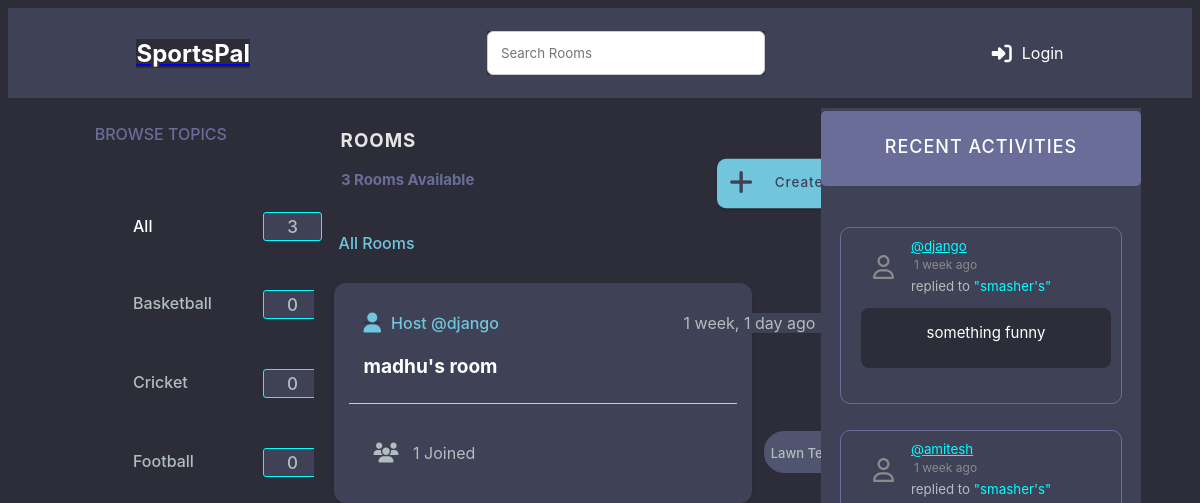
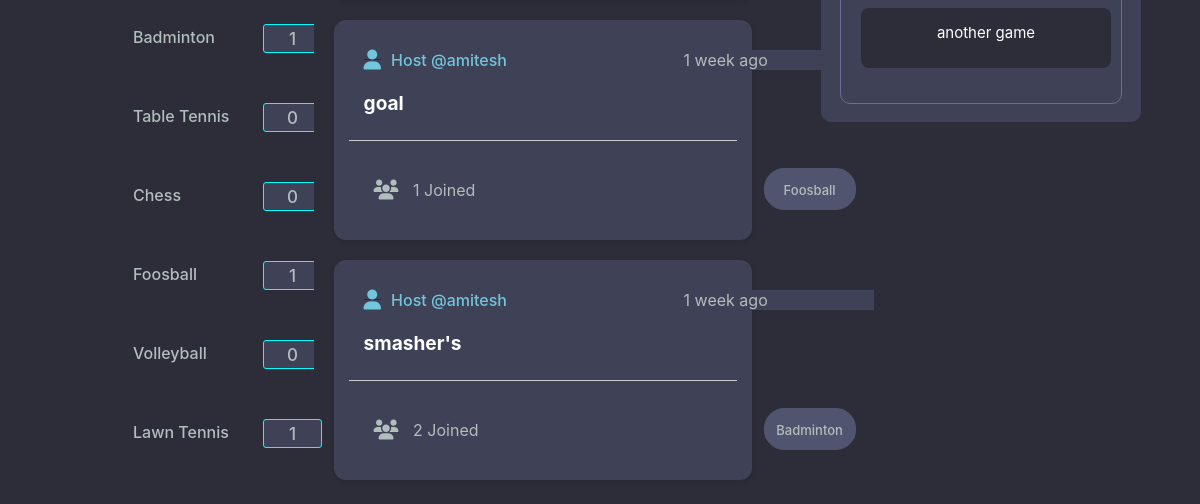
Before: /home/ with the older database file (2 pictures, top to bottom).
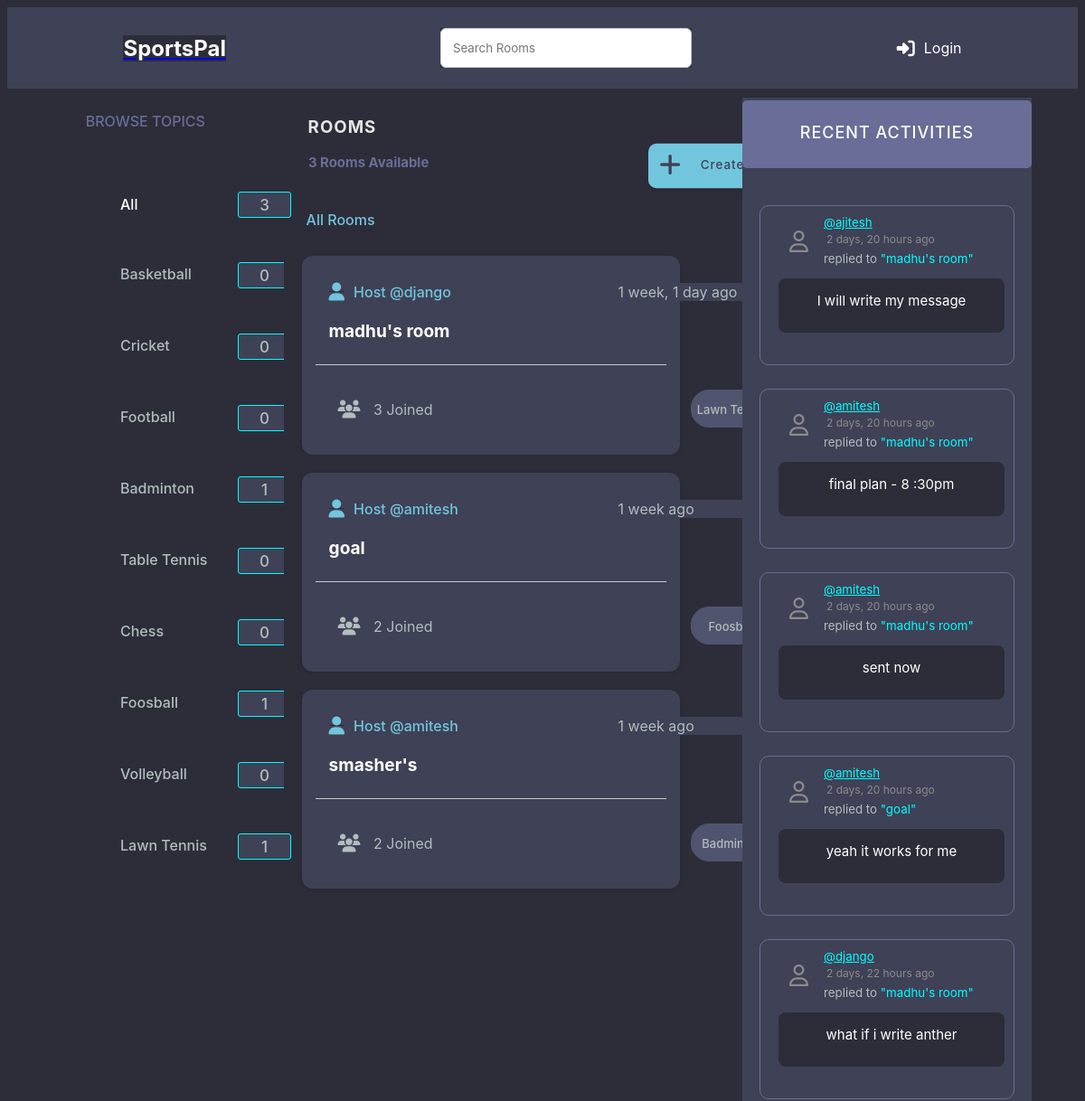
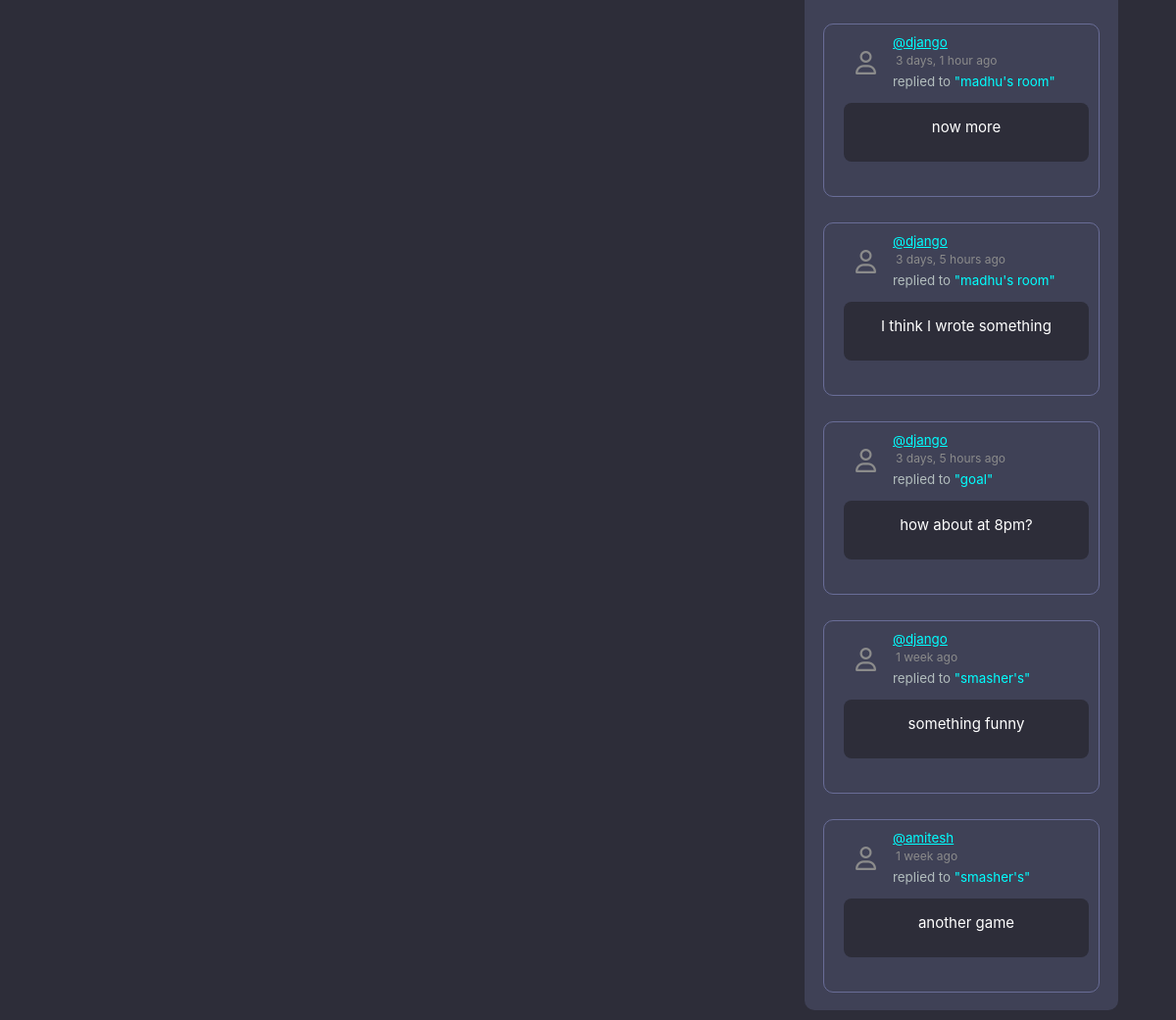
After: the same page with the newer database file (2 pictures, top to bottom).
### base/models.py (models this page shows, shortened)
class Topic(models.Model):
    name = models.CharField(max_length=200)

class Room(models.Model):
    host = models.ForeignKey(User, on_delete=models.SET_NULL, null=True)
    topic = models.ForeignKey(Topic, on_delete=models.SET_NULL, null=True)
    name = models.CharField(max_length=200)
    description = models.TextField(null = True, blank = True)
    participants = models.ManyToManyField(User, related_name='participants', blank=True)
    updated = models.DateTimeField(auto_now=True)
    created = models.DateTimeField(auto_now_add=True)
    class Meta:
        ordering = ('-updated','-created')
    def __str__(self):
        return self.name

class Message(models.Model):
    user = models.ForeignKey(User, on_delete=models.CASCADE)
    room = models.ForeignKey(Room, on_delete=models.CASCADE)
    body = models.TextField()
    updated = models.DateTimeField(auto_now=True)
    created = models.DateTimeField(auto_now_add=True)
    def __str__(self):
        return self.body[0:50]

### base/views.py (the view)
# urls.py: path("home/", views.home, name="home"),
def home(request):
    q = request.GET.get('q') if request.GET.get('q') != None else ''
    rooms = Room.objects.filter(Q(topic__name__icontains = q) | Q(name__icontains = q) | Q(description__icontains = q) | Q(host__username__icontains = q))
    topics = Topic.objects.all()
    room_count = rooms.count()
    room_count_topic = rooms.filter(topic__name__icontains = q).count()
    room_messages = Message.objects.filter(Q(room__topic__name__icontains = q)).order_by('-created')
    context = {'rooms':rooms,'topics':topics,'room_count':room_count,'room_messages':room_messages , "room_count_topic":room_count_topic}
    return render(request,"base/home.html",context)

### base/templates/base/home.html (shortened to what this page needs)
{% extends 'main.html' %}
{% load static %}
{% block content %}
    {% block css %}
    <link rel="stylesheet" type="text/css" href="{% static 'styles/home.css' %}">
    <link href="{% static 'fontawesomefree/css/fontawesome.css' %}" rel="stylesheet" type="text/css">
    <link href="{% static 'fontawesomefree/css/brands.css' %}" rel="stylesheet" type="text/css">
    <link href="{% static 'fontawesomefree/css/solid.css' %}" rel="stylesheet" type="text/css">
    {% endblock %}
    <div class = "home-container ">
        <div>
            {% include 'base/topics_component.html' %}
        <div class = "rooms">
            <div id="rooms">
                <h3 style="position: relative;left : 27px; top: 10px">rooms</h3>
            </div>
            <div id="room_count">
                <h5 style="position: relative;left : 27px;top : -2px">{{room_count}} rooms available</h5>
            </div>
            <div id="create_room">
                <a href = "{% url 'create-room' %}">
                    <button> Create Room </button> </a>
            </div>
            <div class="all-rooms">
                <p style="color: white;">All Rooms</p>
            </div>
            <div>
                    {% include 'base/feed_component.html' %}
            </div>
        </div>
        <div>
            {% include 'base/activity_component.html'%}
        </div>
{% endblock %}

### base/templates/base/topics_component.html (shortened to what this page needs)
{% load static %}
{% block css %}
    <link rel="stylesheet" type="text/css" href="{% static 'styles/topics_component.css' %}">
{% endblock %}
<h3 class = "Topics" style = "color: #696d97; text-transform: uppercase;top:10px;">Browse Topics</h3>
<div class = "All">
    <p><a href="{% url 'home' %}"  style="color: white; text-decoration: none;"><div>All</div></a> <span id = "total">{{room_count}}</span></p>
</div>
<div class = "items_all">
    {% for topic in topics %}
        <div class = "List">
            <a href="{% url 'home' %}?q={{topic.name}}">{{topic.name}}
            <div id="count_div">
                <span id = "count">{{topic.room_set.all.count}}</span></a>
            </div>
        </div>
    {% endfor %}

### base/templates/base/feed_component.html (shortened to what this page needs)
{% load static %}
{% block css %}
    <link rel="stylesheet" type="text/css" href="{% static 'styles/feed_component.css' %}">
    <link href="{% static 'fontawesomefree/css/fontawesome.css' %}" rel="stylesheet" type="text/css">
    <link href="{% static 'fontawesomefree/css/brands.css' %}" rel="stylesheet" type="text/css">
    <link href="{% static 'fontawesomefree/css/solid.css' %}" rel="stylesheet" type="text/css">
{% endblock %}
<div style="position: relative;top:20px;z-index: 10;left:25px;color:#71c6dd;font-weight: 500;"> All Rooms</div>
<div class = "sports-rooms">
    {% for room in rooms %}
        <div class = "room_feat">
            <div id="host">
                <a href="{% url 'user-profile' room.host.id %}"style="background-color:#3f4156;z-index: 30;"><i class="fa-solid fa-user fa-lg" style="position: relative;right:10px;"></i>Host @{{room.host.username}}</a>
            </div>
            <div style = "background-color: #3f4156;" id = "timer">
                {{room.created|timesince}} ago
            </div>
                <div id="room_name">
                    <h5 style = "background-color: #3f4156;"><a href = "{% url 'room' room.id %}" style="background-color:#3f4156;">{{room.name}}</a></h5>
                </div>
                <hr style="position:relative;top :90px">
                <div style = "background-color: #3f4156;" id ="participants_num"><i class="fa-solid fa-users fa-lg"style="position:relative;right:10px;"></i>
                    {{room.participants.all.count}} Joined
                </div>
                <div id="topic_name">
                    <p style="background-color: #51546e;;">{{room.topic.name}}</p>
                </div>
        </div>
    {% endfor %}
</div>

### base/templates/base/activity_component.html (shortened to what this page needs)
{% load static %}
{% block css %}
    <link rel="stylesheet" type="text/css" href="{% static 'styles/activity_component.css' %}">
    <link href="{% static 'fontawesomefree/css/fontawesome.css' %}" rel="stylesheet" type="text/css">
    <link href="{% static 'fontawesomefree/css/brands.css' %}" rel="stylesheet" type="text/css">
    <link href="{% static 'fontawesomefree/css/solid.css' %}" rel="stylesheet" type="text/css">
{% endblock %}
<div class="block_layout">
    <div class="recent_activities">
        <h3> recent activities</h3>
    </div>
    {% for message in room_messages %}
    <div class = "box">
        <small >
            <div id="username">
                <a href = "{'% url 'user-profile' message.user.id %}" style="background-color: #3f4156;color: cyan; width:200px">@{{message.user}}</a>
            </div>
            <div id="time" style="color: #8b8b8b; font-size: 12px; margin:3px; width:200px;">
                {{message.created|timesince}} ago
            </div>
        </small>
        <div id="sender">
            <small style="background-color: #3f4156; color:#b2bdbd; width: 200px;">replied to <tag style="background-color: #3f4156; color:cyan">"{{message.room}}"</tag></small>
        </div>
        <div id="message" style="position: relative;top:8px;">
            <p>{{message}}</p>
        </div>
    </div>
    {% endfor %}
</div>

Changed rows visible on the page:
computed for Room "madhu's room": participants.all.count "1" → "3"
computed for Room "goal": participants.all.count "1" → "2"
added Message: user "ajitesh", created "2 days, 20 hours", room "madhu's room", body "I will write my message"
added Message: user "amitesh", created "2 days, 20 hours", room "madhu's room", body "final plan - 8 :30pm"
added Message: user "amitesh", created "2 days, 20 hours", room "madhu's room", body "sent now"
added Message: user "amitesh", created "2 days, 20 hours", room "goal", body "yeah it works for me"
added Message: user "django", created "2 days, 22 hours", room "madhu's room", body "what if i write anther"
added Message: user "django", created "3 days, 1 hour", room "madhu's room", body "now more"
added Message: user "django", created "3 days, 5 hours", room "madhu's room", body "I think I wrote something"
added Message: user "django", created "3 days, 5 hours", room "goal", body "how about at 8pm?"
